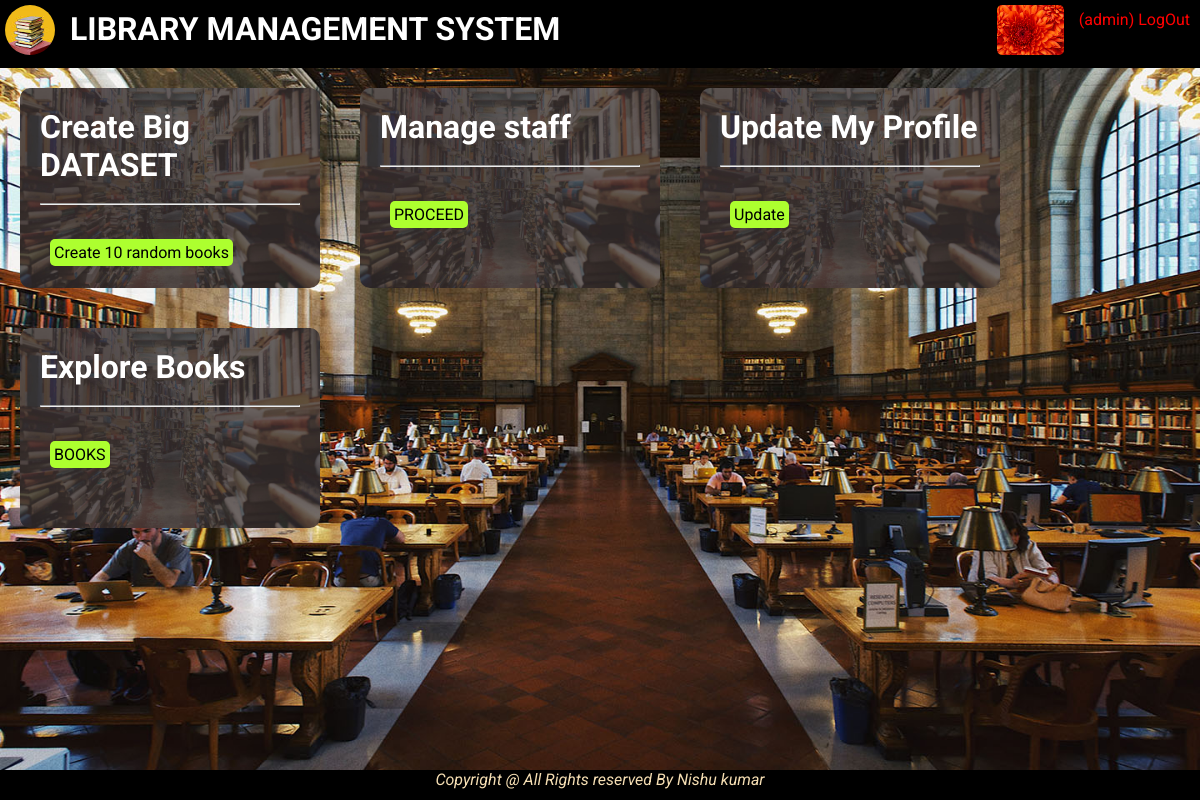
/ (signed in), run on the app's committed database.
### app/models.py (models this page shows, shortened)
class User(AbstractUser):
    phone=models.PositiveIntegerField(blank=True,null=True)
    email=models.EmailField(blank=True,null=True)
    picture=models.ImageField(upload_to="profile",default="none.jpg",blank=True,null=True)
    address=models.TextField(blank=True,null=True)
    slug=models.SlugField(unique=True)

### app/views.py (the view)
# urls.py: path("",index,name="index"),
@login_required()
def index(request):
    return render(request,"app/index.html",{})

### app/templates/app/index.html
{%extends 'app/base.html'%}
{%load static%}
{%block content%}
{%if user.is_authenticated and user.is_superuser %}
<div class="div" style="background-image:url('{%static "app/img/book.jpg" %}');">
    <h1>Create Big DATASET</h1><br><hr><br><br>
    <a class="btn-link" href="{%url 'app:create_data_page'%}">Create 10 random books</a>
</div>
<div class="div" style="background-image:url('{%static "app/img/book.jpg" %}');">
    <h1>Manage staff</h1><br><hr><br><br>
    <a class="btn-link" href="{%url 'app:staff_page'%}">PROCEED</a>
</div>
{%endif%}
<div class="div" style="background-image:url('{%static "app/img/book.jpg" %}');">
    <h1>Update My Profile</h1><br><hr><br><br>
    <a class="btn-link" href="{%url 'app:update_profile_page'%}">Update</a>
</div>
<div class="div" style="background-image:url('{%static "app/img/book.jpg" %}');">
    <h1>Explore Books</h1><br><hr><br><br>
    <a class="btn-link" href="{%url 'app:book_display'%}">BOOKS</a>
</div>
{%endblock%}

### app/templates/app/base.html (shortened to what this page needs)
{% load static %}
<!DOCTYPE html>
<html lang="en">
<head>
    <link rel="stylesheet" href="{% static 'app/css/style.css' %}">
</head>
<body style="background-image:url('{%static "app/img/library2.jpg" %}');">
    {%block head%}
    <header>
      <h1><img src="{%static 'app/img/logo.jpg' %}" style="padding:5px;border-radius:10px;height:60px;border-radius:100%;"alt="logo"><a href="/">LIBRARY MANAGEMENT SYSTEM</a></h1>
      {%if user.is_authenticated %}
      <a id="logout" style="text-decoration: none;color:red;" href="{%url 'app:logout_view'%}">
        <p>({{request.user.username}}) LogOut</p></a>
        <img src="{{request.user.picture.url}}" style="border-radius:100%;padding:5px;float:right;border-radius:10px;height:60px;"alt="profile_pic">
      <br>
      {%endif%}
    </header>
    {%endblock%}
    {%block content%}{%endblock%}
    <footer>
      <em>Copyright @ All Rights reserved By Nishu kumar</em>
    </footer>
</body>
</html>

### app/static/app/css/style.css (style rules this page uses)
* { margin: 0px; padding: 0px; -webkit-box-sizing: border-box; box-sizing: border-box; font-family: 'Roboto', sans-serif; }
body { background-size: cover; }
.div { height: 200px; width: 300px; border-radius: 10px; padding: 20px; float: left; margin: 20px; background-size: cover; color: white; }
header { background-color: black; }
header h1 { display: inline-block; }
header a { padding: 10px; float: right; color: white; text-decoration: none; }
footer { background-color: black; color: wheat; overflow: hidden; position: fixed; bottom: 0px; width: 100%; text-align: center; height: 30px; }
.btn-link { width: 150px; margin-left: 10px; padding: 4px; border-radius: 5px; color: black; background-color: greenyellow; -webkit-transition: background-color 2s,color 1s; transition: background-color 2s,color 1s; text-decoration: none; }

### data on the page
User: user.username "admin", user.picture (picture)
